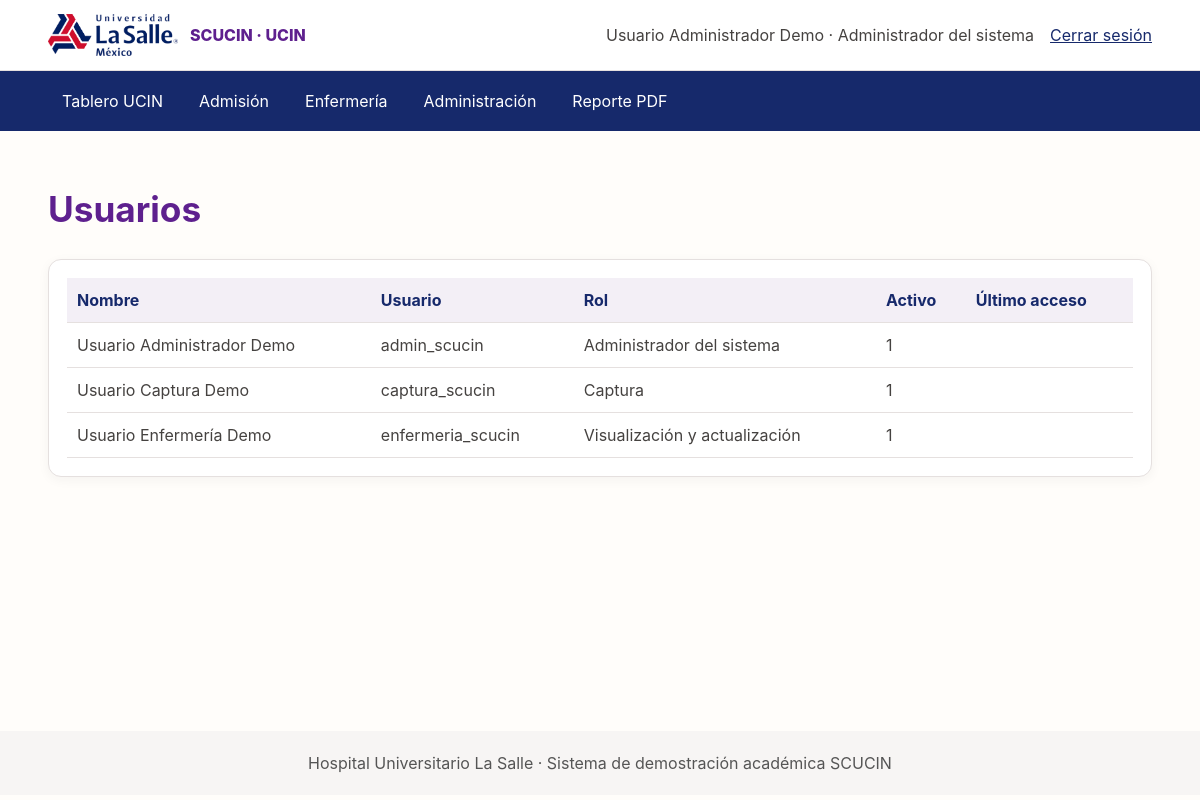
Screenshot of /modulos/administracion/usuarios.php (signed in) with the database file from the repository.
### tables this page shows
CREATE TABLE usuarios (
 id_usuario INT UNSIGNED AUTO_INCREMENT PRIMARY KEY,
 nombre_completo VARCHAR(150) NOT NULL,
 usuario VARCHAR(50) NOT NULL UNIQUE,
 password_hash VARCHAR(255) NOT NULL,
 id_rol INT UNSIGNED NOT NULL,
 activo TINYINT(1) NOT NULL DEFAULT 1,
 intentos_fallidos TINYINT UNSIGNED NOT NULL DEFAULT 0,
 bloqueado_hasta DATETIME NULL,
 ultimo_acceso DATETIME NULL,
 fecha_creacion DATETIME NOT NULL DEFAULT CURRENT_TIMESTAMP,
 CONSTRAINT fk_usuarios_rol FOREIGN KEY(id_rol) REFERENCES roles(id_rol) ON UPDATE CASCADE ON DELETE RESTRICT,
 CHECK(activo IN (0,1))
);

CREATE TABLE roles (
 id_rol INT UNSIGNED AUTO_INCREMENT PRIMARY KEY,
 nombre_rol VARCHAR(80) NOT NULL UNIQUE,
 descripcion VARCHAR(255) NULL
);

### includes/funciones.php (called while the page is built, shortened)
<?php
function h($v): string { return htmlspecialchars((string)($v ?? ''), ENT_QUOTES | ENT_SUBSTITUTE, 'UTF-8'); }

### modulos/administracion/usuarios.php (the view)
<?php require_once '../../includes/auth.php';require_once '../../config/conexion.php';exigir_roles(['Administrador del sistema']);$titulo='Usuarios';require '../../includes/header.php';$rows=$pdo->query("SELECT u.nombre_completo,u.usuario,r.nombre_rol,u.activo,u.ultimo_acceso FROM usuarios u JOIN roles r ON r.id_rol=u.id_rol ORDER BY u.id_usuario")->fetchAll();?><h1>Usuarios</h1><div class="panel tabla-wrap"><table><thead><tr><th>Nombre</th><th>Usuario</th><th>Rol</th><th>Activo</th><th>Último acceso</th></tr></thead><tbody><?php foreach($rows as $r):?><tr><td><?= h($r['nombre_completo']) ?></td><td><?= h($r['usuario']) ?></td><td><?= h($r['nombre_rol']) ?></td><td><?= h($r['activo']) ?></td><td><?= h($r['ultimo_acceso']) ?></td></tr><?php endforeach;?></tbody></table></div><?php require '../../includes/footer.php';?>

### config/assets/css/estilos.css (style rules this page uses)
:root { --morado-institucional:#5E208E;--azul-marino:#16296B;--gris-carbon:#454240;--blanco-calido:#FFFDFA;--gris-claro-calido:#E5E0DF;--coral:#FF5D5D;--rojo-intenso:#F44444;--azul-claro:#AFCBF8;--azul-grisaceo:#95B1DE;--morado-claro:#7739A7;--dorado-ocre:#B88E23 }
* { box-sizing:border-box }
body { margin:0;background:var(--blanco-calido);color:var(--gris-carbon);font:16px/1.5 Inter,"Open Sans",system-ui,sans-serif }
h1 { color:var(--morado-institucional);font-size:clamp(1.6rem,3vw,2.2rem) }
.panel,.kpi,.espacio { background:#fff;border:1px solid var(--gris-claro-calido);border-radius:13px;padding:18px;box-shadow:0 3px 12px #2620200c }
.tabla-wrap { overflow-x:auto }
table { width:100%;border-collapse:collapse;min-width:800px }
th,td { text-align:left;padding:10px;border-bottom:1px solid var(--gris-claro-calido);vertical-align:top }
th { background:#f3eff6;color:var(--azul-marino) }

### rows the page displays
usuarios: nombre_completo "Usuario Administrador Demo", usuario "admin_scucin", id_rol.nombre_rol "Administrador del sistema", activo "1"
usuarios: nombre_completo "Usuario Captura Demo", usuario "captura_scucin", id_rol.nombre_rol "Captura", activo "1"
usuarios: nombre_completo "Usuario Enfermería Demo", usuario "enfermeria_scucin", id_rol.nombre_rol "Visualización y actualización", activo "1"

### other values shown
$_SESSION['nombre_completo'] "Usuario Administrador Demo"
$_SESSION['rol'] "Administrador del sistema"
